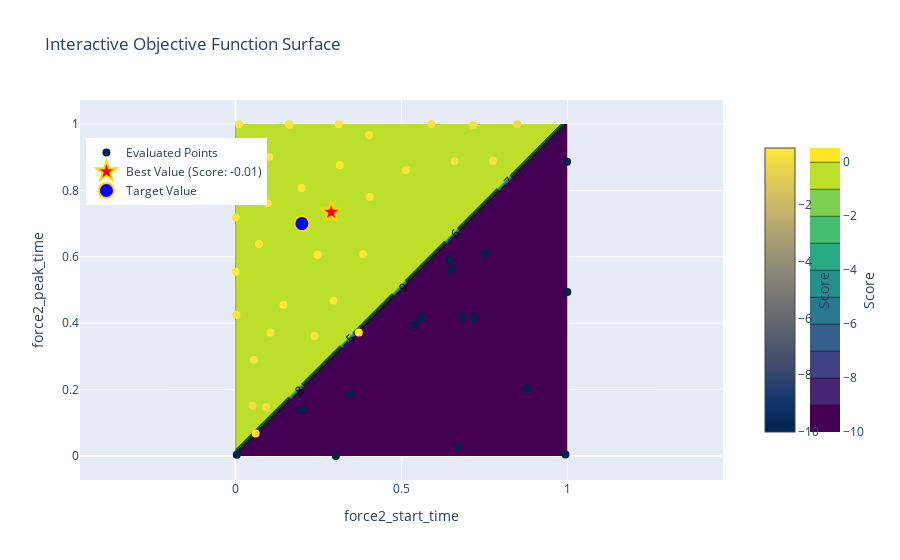

Notebook source saved alongside this figure:
### Code cell
def visualize_objective_surface_interactive(optimizer):
    # Use a 2D slice for simplicity (vary two parameters, fix others)
    x = np.linspace(0.0, 1.0, 50)  # Adjust these ranges to match pbounds
    y = np.linspace(0.0, 1.0, 50)  # Adjust these ranges to match pbounds
    X, Y = np.meshgrid(x, y)

    # Fixed parameters for visualization

    # Compute objective values for each combination of x, y
    Z = np.array([
        objective(xi, yi)
        for xi, yi in zip(np.ravel(X), np.ravel(Y))
    ])
    Z = Z.reshape(X.shape)

    # Extract evaluated points and hover information from optimizer.res
    evaluated_x = []
    evaluated_y = []
    evaluated_scores = []
    hover_texts = []

    for res in optimizer.res:
        params = res["params"]
        score = res["target"]

        evaluated_x.append(params["force2_start_time"])
        evaluated_y.append(params["force2_end_time"])
        evaluated_scores.append(score)

        # Format hover text to include all parameter values and the score
        hover_text = (
            f"<b>Score:</b> {score:.2f}<br>"
            f"<b>force2_start_time:</b> {params['force2_start_time']:.2f}<br>"
            f"<b>force2_end_time:</b> {params['force2_end_time']:.2f}"
        )
        hover_texts.append(hover_text)

    # Extract the best point
    best_params = optimizer.max["params"]
    best_x = best_params["force2_start_time"]
    best_y = best_params["force2_end_time"]
    best_score = optimizer.max["target"]

    # Create the interactive plot
    fig = go.Figure()

    # Add the contour surface
    fig.add_trace(go.Contour(
        x=x, y=y, z=Z,
        colorscale="Viridis",
        colorbar=dict(
            title="Score",
            titleside="right",
            x=1.12,  # Move colorbar slightly right
            len=0.8  # Adjust colorbar length
        ),
        contours=dict(showlabels=True),
        name="Objective Surface"
    ))

    # Add evaluated points with hover information
    fig.add_trace(go.Scatter(
        x=evaluated_x, y=evaluated_y,
        mode='markers',
        marker=dict(
            size=8,
            color=evaluated_scores,
            colorscale="Cividis",
            showscale=True,
            colorbar=dict(
                title="Score",
                titleside="right",
                x=1.05,  # Move colorbar slightly right
                len=0.8  # Adjust colorbar length
            ),
        ),
        text=hover_texts,  # Add hover information
        hoverinfo="text",  # Display custom hover text
        name="Evaluated Points"
    ))

    # Add the best point
    fig.add_trace(go.Scatter(
        x=[best_x], y=[best_y],
        mode='markers',
        marker=dict(
            size=15,
            color='red',
            symbol='star',
            line=dict(width=2, color='gold')
        ),
        name=f"Best Value (Score: {best_score:.2f})",
        hoverinfo="skip"  # Skip hover text for the best point
    ))

    # Add the target point
    fig.add_trace(go.Scatter(
        x=[0.2], y=[0.7],
        mode='markers',
        marker=dict(
            size=15,
            color='blue',
            symbol='circle',
            line=dict(width=2, color='gold')
        ),
        name=f"Target Value",
        hoverinfo="skip"  # Skip hover text for the best point
    ))

    # Update layout for better visualization
    fig.update_layout(
        title="Interactive Objective Function Surface",
        xaxis_title="force2_start_time",
        yaxis_title="force2_peak_time",
        xaxis=dict(scaleanchor="y"),  # Link x-axis scale to y-axis scale
        yaxis=dict(scaleanchor="x"),  # Link y-axis scale to x-axis scale
        legend=dict(yanchor="top", y=0.9, xanchor="left", x=0.01),
        template="plotly"
    )

    # Show the interactive plot
    iplot(fig)


# Example usage:
visualize_objective_surface_interactive(optimizer)

### Figure 1 — Plotly figure (JSON) as saved in the notebook; plotly's stock layout.template omitted (floating-point values rounded to 4 significant figures; data arrays with more than 128 entries replaced by an {"elided": "..."} marker saying what was removed)
{"data": [{"colorbar": {"len": 0.8, "title": {"side": "right", "text": "Score"}, "x": 1.12}, "colorscale": [[0, "#440154"], [0.1111, "#482878"], [0.2222, "#3e4989"], [0.3333, "#31688e"], [0.4444, "#26828e"], [0.5556, "#1f9e89"], [0.6667, "#35b779"], [0.7778, "#6ece58"], [0.8889, "#b5de2b"], [1, "#fde725"]], "contours": {"showlabels": true}, "name": "Objective Surface", "type": "contour", "x": [0, 0.02041, 0.04082, 0.06122, 0.08163, 0.102, 0.1224, 0.1429, 0.1633, 0.1837, 0.2041, 0.2245, 0.2449, 0.2653, 0.2857, 0.3061, 0.3265, 0.3469, 0.3673, 0.3878, 0.4082, 0.4286, 0.449, 0.4694, 0.4898, 0.5102, 0.5306, 0.551, 0.5714, 0.5918, 0.6122, 0.6327, 0.6531, 0.6735, 0.6939, 0.7143, 0.7347, 0.7551, 0.7755, 0.7959, 0.8163, 0.8367, 0.8571, 0.8776, 0.898, 0.9184, 0.9388, 0.9592, 0.9796, 1], "y": [0, 0.02041, 0.04082, 0.06122, 0.08163, 0.102, 0.1224, 0.1429, 0.1633, 0.1837, 0.2041, 0.2245, 0.2449, 0.2653, 0.2857, 0.3061, 0.3265, 0.3469, 0.3673, 0.3878, 0.4082, 0.4286, 0.449, 0.4694, 0.4898, 0.5102, 0.5306, 0.551, 0.5714, 0.5918, 0.6122, 0.6327, 0.6531, 0.6735, 0.6939, 0.7143, 0.7347, 0.7551, 0.7755, 0.7959, 0.8163, 0.8367, 0.8571, 0.8776, 0.898, 0.9184, 0.9388, 0.9592, 0.9796, 1], "z": {"elided": "50x50 float values"}}, {"hoverinfo": "text", "marker": {"color": [-10, -10, -0.3177, -10, -10, -10, -10, -10, -10, -10, -0.3235, -0.4185, -0.1888, -0.1146, -0.06273, -0.01099, -0.0204, -0.01152, -0.07096, -0.09117, -0.1119, -10, -0.04827, -0.2465, -0.5103, -0.2418, -10, -0.354, -0.1254, -0.08987, -0.1236, -10, -0.0401, -0.01101, -0.04389, -0.06061, -10, -10, -0.008937, -0.0499, -10, -0.06277, -0.04257, -0.1369, -10, -0.1158, -0.1019, -0.01435, -0.3666, -0.1164], "colorbar": {"len": 0.8, "title": {"side": "right", "text": "Score"}, "x": 1.05}, "colorscale": [[0, "#00224e"], [0.1111, "#123570"], [0.2222, "#3b496c"], [0.3333, "#575d6d"], [0.4444, "#707173"], [0.5556, "#8a8678"], [0.6667, "#a59c74"], [0.7778, "#c3b369"], [0.8889, "#e1cc55"], [1, "#fee838"]], "showscale": true, "size": 8}, "mode": "markers", "name": "Evaluated Points", "text": ["<b>Score:</b> -10.00<br><b>force2_start_time:</b> 0.72<br><b>force2_end_time:</b> 0.42", "<b>Score:</b> -10.00<br><b>force2_start_time:</b> 0.30<br><b>force2_end_time:</b> 0.00", "<b>Score:</b> -0.32<br><b>force2_start_time:</b> 0.09<br><b>force2_end_time:</b> 0.15", "<b>Score:</b> -10.00<br><b>force2_start_time:</b> 0.35<br><b>force2_end_time:</b> 0.19", "<b>Score:</b> -10.00<br><b>force2_start_time:</b> 0.54<br><b>force2_end_time:</b> 0.40", "<b>Score:</b> -10.00<br><b>force2_start_time:</b> 0.69<br><b>force2_end_time:</b> 0.42", "<b>Score:</b> -10.00<br><b>force2_start_time:</b> 0.88<br><b>force2_end_time:</b> 0.20", "<b>Score:</b> -10.00<br><b>force2_start_time:</b> 0.67<br><b>force2_end_time:</b> 0.03", "<b>Score:</b> -10.00<br><b>force2_start_time:</b> 0.56<br><b>force2_end_time:</b> 0.42", "<b>Score:</b> -10.00<br><b>force2_start_time:</b> 0.20<br><b>force2_end_time:</b> 0.14", "<b>Score:</b> -0.32<br><b>force2_start_time:</b> 0.05<br><b>force2_end_time:</b> 0.15", "<b>Score:</b> -0.42<br><b>force2_start_time:</b> 0.06<br><b>force2_end_time:</b> 0.07", "<b>Score:</b> -0.19<br><b>force2_start_time:</b> 0.06<br><b>force2_end_time:</b> 0.29", "<b>Score:</b> -0.11<br><b>force2_start_time:</b> 0.00<br><b>force2_end_time:</b> 0.42", "<b>Score:</b> -0.06<br><b>force2_start_time:</b> 0.14<br><b>force2_end_time:</b> 0.46", "<b>Score:</b> -0.01<br><b>force2_start_time:</b> 0.25<br><b>force2_end_time:</b> 0.61", "<b>Score:</b> -0.02<br><b>force2_start_time:</b> 0.07<br><b>force2_end_time:</b> 0.64", "<b>Score:</b> -0.01<br><b>force2_start_time:</b> 0.20<br><b>force2_end_time:</b> 0.81", "<b>Score:</b> -0.07<br><b>force2_start_time:</b> 0.00<br><b>force2_end_time:</b> 0.88", "<b>Score:</b> -0.09<br><b>force2_start_time:</b> 0.16<br><b>force2_end_time:</b> 1.00", "<b>Score:</b> -0.11<br><b>force2_start_time:</b> 0.40<br><b>force2_end_time:</b> 0.97", "<b>Score:</b> -10.00<br><b>force2_start_time:</b> 0.75<br><b>force2_end_time:</b> 0.61", "<b>Score:</b> -0.05<br><b>force2_start_time:</b> 0.40<br><b>force2_end_time:</b> 0.78", "<b>Score:</b> -0.25<br><b>force2_start_time:</b> 0.66<br><b>force2_end_time:</b> 0.89", "<b>Score:</b> -0.51<br><b>force2_start_time:</b> 0.85<br><b>force2_end_time:</b> 1.00", "<b>Score:</b> -0.24<br><b>force2_start_time:</b> 0.59<br><b>force2_end_time:</b> 1.00", "<b>Score:</b> -10.00<br><b>force2_start_time:</b> 1.00<br><b>force2_end_time:</b> 0.89", "<b>Score:</b> -0.35<br><b>force2_start_time:</b> 0.72<br><b>force2_end_time:</b> 1.00", "<b>Score:</b> -0.13<br><b>force2_start_time:</b> 0.01<br><b>force2_end_time:</b> 1.00", "<b>Score:</b> -0.09<br><b>force2_start_time:</b> 0.16<br><b>force2_end_time:</b> 1.00", "<b>Score:</b> -0.12<br><b>force2_start_time:</b> 0.51<br><b>force2_end_time:</b> 0.86", "<b>Score:</b> -10.00<br><b>force2_start_time:</b> 0.64<br><b>force2_end_time:</b> 0.59", "<b>Score:</b> -0.04<br><b>force2_start_time:</b> 0.00<br><b>force2_end_time:</b> 0.72", "<b>Score:</b> -0.01<br><b>force2_start_time:</b> 0.25<br><b>force2_end_time:</b> 0.61", "<b>Score:</b> -0.04<br><b>force2_start_time:</b> 0.31<br><b>force2_end_time:</b> 0.88", "<b>Score:</b> -0.06<br><b>force2_start_time:</b> 0.00<br><b>force2_end_time:</b> 0.55", "<b>Score:</b> -10.00<br><b>force2_start_time:</b> 0.65<br><b>force2_end_time:</b> 0.56", "<b>Score:</b> -10.00<br><b>force2_start_time:</b> 0.99<br><b>force2_end_time:</b> 0.00", "<b>Score:</b> -0.01<br><b>force2_start_time:</b> 0.29<br><b>force2_end_time:</b> 0.73", "<b>Score:</b> -0.05<br><b>force2_start_time:</b> 0.10<br><b>force2_end_time:</b> 0.90", "<b>Score:</b> -10.00<br><b>force2_start_time:</b> 0.00<br><b>force2_end_time:</b> 0.00", "<b>Score:</b> -0.06<br><b>force2_start_time:</b> 0.29<br><b>force2_end_time:</b> 0.47", "<b>Score:</b> -0.04<br><b>force2_start_time:</b> 0.38<br><b>force2_end_time:</b> 0.61", "<b>Score:</b> -0.14<br><b>force2_start_time:</b> 0.37<br><b>force2_end_time:</b> 0.37", "<b>Score:</b> -10.00<br><b>force2_start_time:</b> 1.00<br><b>force2_end_time:</b> 0.49", "<b>Score:</b> -0.12<br><b>force2_start_time:</b> 0.24<br><b>force2_end_time:</b> 0.36", "<b>Score:</b> -0.10<br><b>force2_start_time:</b> 0.31<br><b>force2_end_time:</b> 1.00", "<b>Score:</b> -0.01<br><b>force2_start_time:</b> 0.10<br><b>force2_end_time:</b> 0.76", "<b>Score:</b> -0.37<br><b>force2_start_time:</b> 0.78<br><b>force2_end_time:</b> 0.89", "<b>Score:</b> -0.12<br><b>force2_start_time:</b> 0.11<br><b>force2_end_time:</b> 0.37"], "type": "scatter", "x": [0.7203, 0.3023, 0.09234, 0.3456, 0.5388, 0.6852, 0.8781, 0.6705, 0.5587, 0.1981, 0.05078, 0.06077, 0.05554, 0.002878, 0.1448, 0.2479, 0.07102, 0.199, 0.00334, 0.1608, 0.4021, 0.7513, 0.4043, 0.6597, 0.8488, 0.5897, 0.9985, 0.7157, 0.01053, 0.1631, 0.5128, 0.6429, 0.0006333, 0.2476, 0.3141, 0.001041, 0.6498, 0.9937, 0.288, 0.1023, 0.003805, 0.2949, 0.3844, 0.3713, 0.9993, 0.2376, 0.3111, 0.0971, 0.7752, 0.1057], "y": [0.417, 0.0001144, 0.1468, 0.1863, 0.3968, 0.4192, 0.2045, 0.02739, 0.4173, 0.1404, 0.1512, 0.06822, 0.2902, 0.4247, 0.4557, 0.6067, 0.6387, 0.8073, 0.8797, 0.9994, 0.9665, 0.6092, 0.7808, 0.8877, 0.9989, 0.9999, 0.8866, 0.9968, 0.9991, 0.9975, 0.8603, 0.5921, 0.7187, 0.6065, 0.8757, 0.555, 0.5625, 0.004742, 0.7345, 0.9009, 0.003636, 0.4681, 0.6076, 0.372, 0.494, 0.3618, 0.9993, 0.7613, 0.8891, 0.3722]}, {"hoverinfo": "skip", "marker": {"color": "red", "line": {"color": "gold", "width": 2}, "size": 15, "symbol": "star"}, "mode": "markers", "name": "Best Value (Score: -0.01)", "type": "scatter", "x": [0.288], "y": [0.7345]}, {"hoverinfo": "skip", "marker": {"color": "blue", "line": {"color": "gold", "width": 2}, "size": 15, "symbol": "circle"}, "mode": "markers", "name": "Target Value", "type": "scatter", "x": [0.2], "y": [0.7]}], "layout": {"legend": {"x": 0.01, "xanchor": "left", "y": 0.9, "yanchor": "top"}, "title": {"text": "Interactive Objective Function Surface"}, "xaxis": {"scaleanchor": "y", "title": {"text": "force2_start_time"}}, "yaxis": {"scaleanchor": "x", "title": {"text": "force2_peak_time"}}}}
